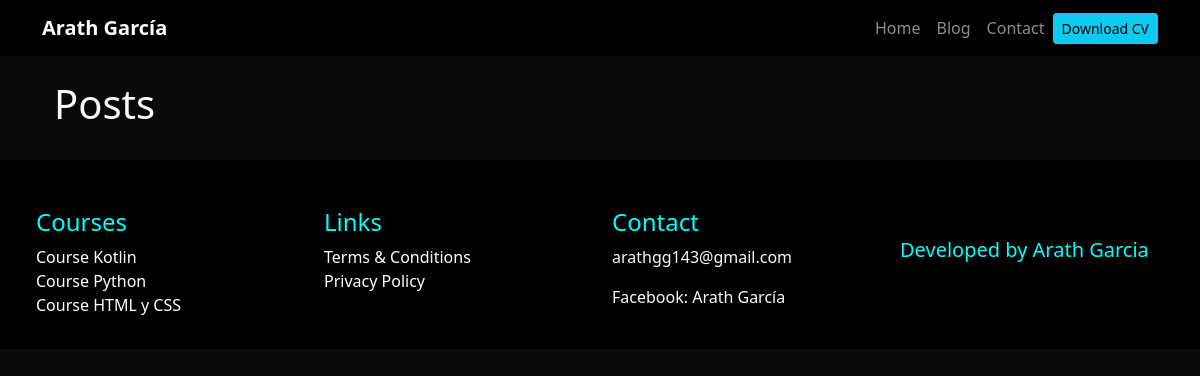
/blog/, run on an earlier commit of the app's database.
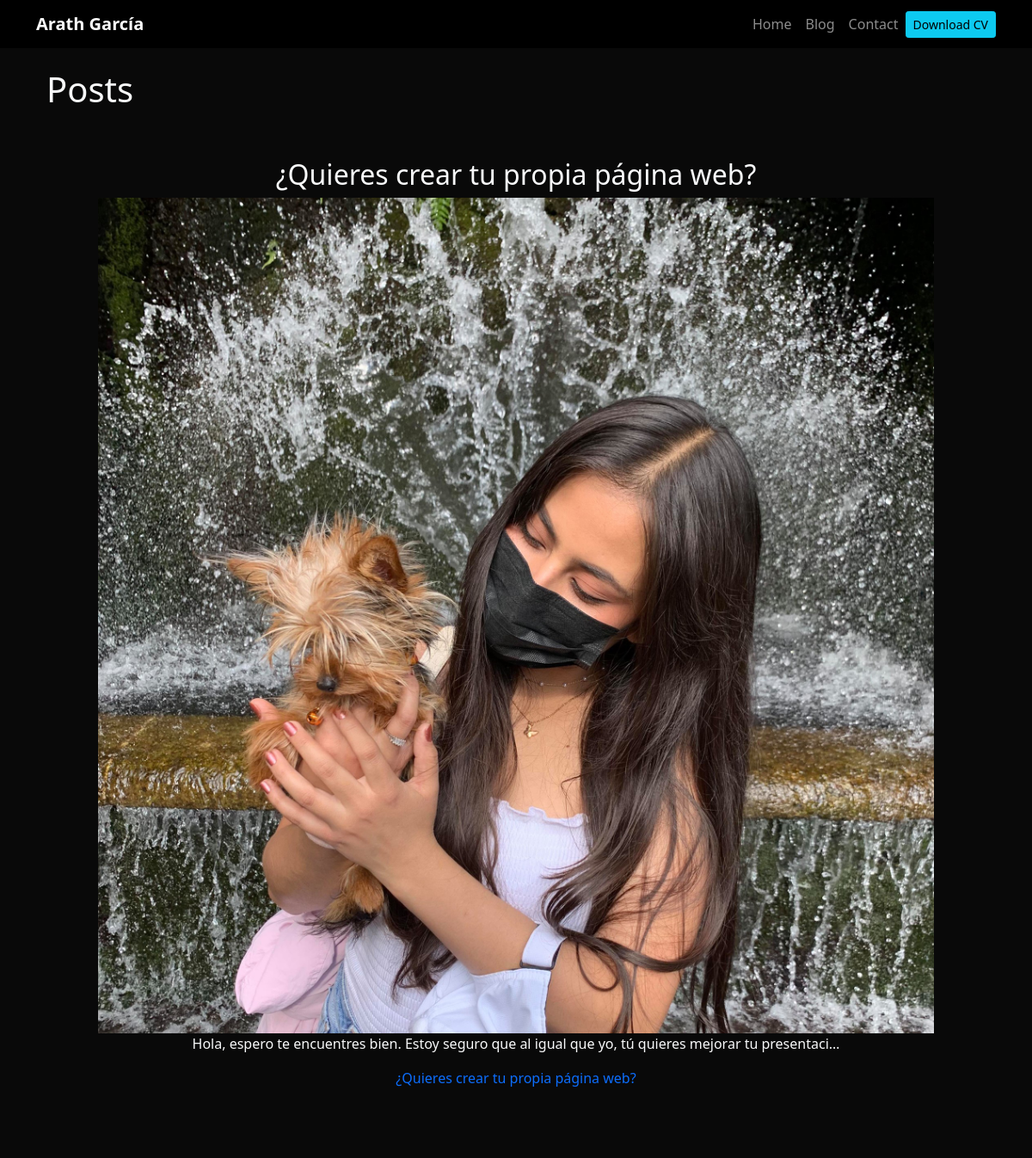
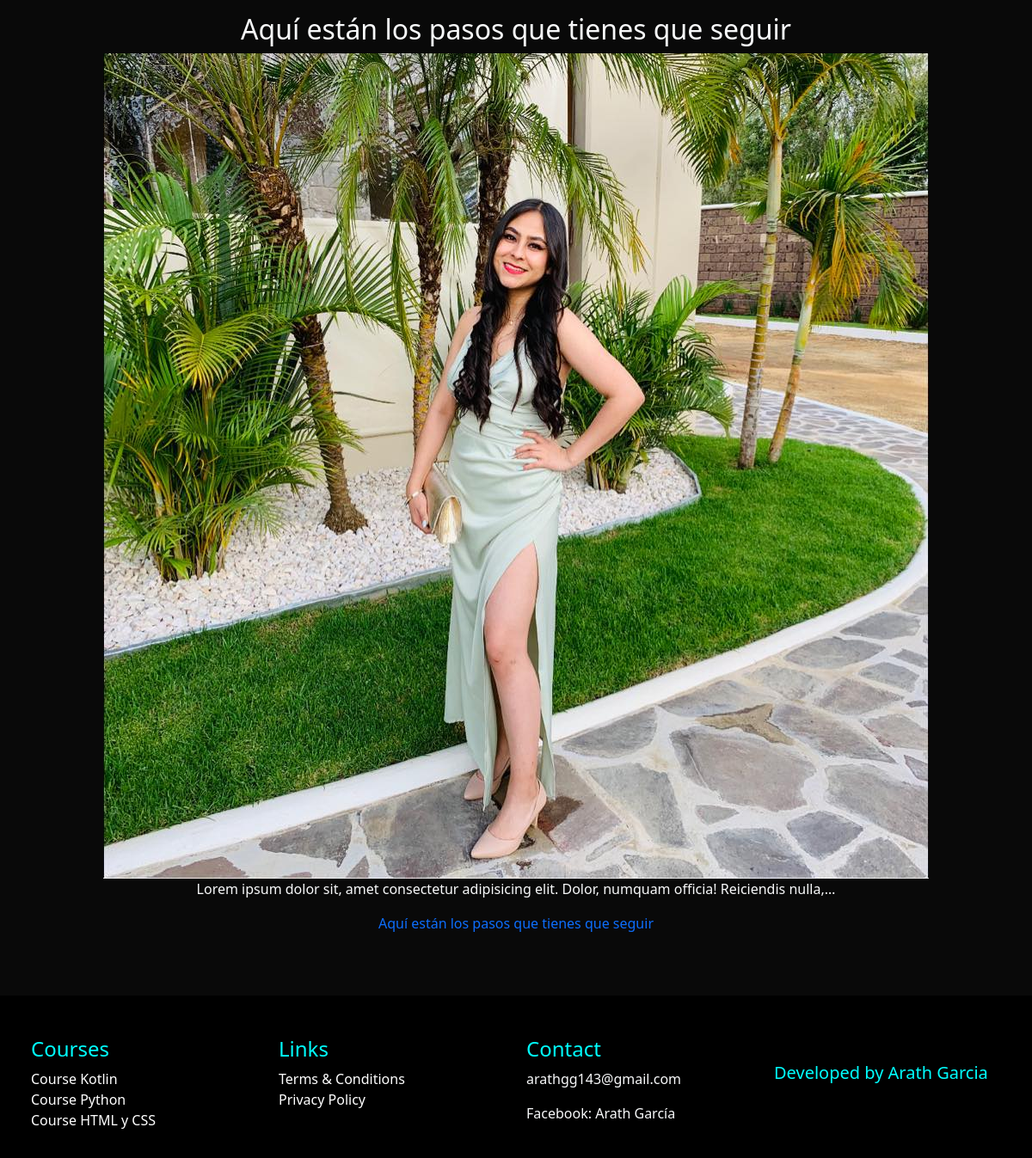
And on a later commit of the database (2 pictures, top to bottom).
### blog/models.py (models this page shows)
class Post(models.Model):
    title = models.CharField(max_length=100)
    description = models.TextField()
    image = models.ImageField(upload_to='blog/images')
    date = models.DateField(datetime.date.today)

### blog/views.py (the view)
# urls.py: path('', render_posts, name='posts'), #cuando visite la página principal '/blog/' se va a renderizar los posts
def render_posts(request):
    posts = Post.objects.all()
    return render(request, 'posts.html',{'posts':posts})

### blog/templates/posts.html
{% extends 'layout.html' %}
{% block content %}
<h1>Posts</h1>
{% for post in posts %}
    <div class="container text-center">
        <div class="row p-5">
            <div class="col">
                <h2>{{post.title}}</h2>
                <img class="img-fluid" src="{{post.image.url}}" alt="{{post.title}}">
                <p>{{post.description|safe|truncatechars:100}}</p>
                <a class="text-decoration-none d-flex justify-content-center" href="{% url 'blog:post_detail' post.id %}">{{post.title}}</a>
        </div>
        </div>
    </div>
{% endfor %}
{% endblock %}

### portfolio/templates/layout.html (shortened to what this page needs)
{% load static %}
<!DOCTYPE html>
<html lang="en">
<head>
    <link href="https://cdn.jsdelivr.net/npm/bootstrap@5.1.3/dist/css/bootstrap.min.css" rel="stylesheet">
    <link rel="stylesheet" href="{% static 'main.css' %}">
</head>
<body class="text-light">
    {% include 'partials/navbar.html' %}
    <div class="container p-4">
        {% block content%}
        {% endblock%}
    </div>
    {% include 'partials/footer.html' %}
</body>
</html>

### portfolio/templates/partials/navbar.html (shortened to what this page needs)
{% load static %}
<nav class="navbar navbar-expand-lg navbar-dark bg-black">
    <div class="container">
      <a class="navbar-brand fw-bold fts-italic" href="/">Arath García</a>
      <div class="collapse navbar-collapse" id="navbarSupportedContent">
        <ul class="navbar-nav ms-auto">
          <li class="nav-item">
            <a class="nav-link" href="/">Home</a>
          </li>
          <li class="nav-item">
            <a class="nav-link" href="/blog">Blog</a>
          </li>
          <li class="nav-item">
            <a class="nav-link" href="/contact">Contact</a>
          </li>
          <li class="nav-item d-flex align-items-center">
            <a class="btn btn-info btn-sm" href="{% static 'portfolio/CV-GARCIA-GONZALEZ-KELVIN-ARATH.pdf' %}" target="_blank">Download CV</a>
          </li>
        </ul>
      </div>
    </div>
  </nav>

### portfolio/templates/partials/footer.html
<div class="container-fluid">
    <div class="row p-4 bg-black">
        <div class="col-6 col-md-6 col-lg-3">
            <p class="h4 mt-4" style="color: aqua;">Courses</p>
            <div>
                <a class="text-white text-decoration-none" href="#">Course Kotlin</a>
            </div>
            <div>
                <a class="text-white text-decoration-none" href="#">Course Python</a>
            </div>
            <div>
                <a class="text-white text-decoration-none" href="#">Course HTML y CSS</a>
            </div>
        </div>
        <div class="col-6 col-md-6 col-lg-3">
            <p class="h4 mt-4" style="color: aqua;">Links</p>
            <div>
                <a class="text-white text-decoration-none" href="#">Terms & Conditions</a>
            </div>
            <div>
                <a class="text-white text-decoration-none" href="#">Privacy Policy</a>
            </div>
        </div>
        <div class="col-6 col-md-6 col-lg-3">
            <p class="h4 mt-4" style="color: aqua;">Contact</p>
            <p>arathgg143@gmail.com</p>
            <p>Facebook: Arath García</p>
        </div>
        <div class="col-12 col-md-6 col-lg-3 align-self-center">
            <p class="h5" style="color: aqua;">Developed by Arath Garcia</p>
        </div>
    </div>
</div>

### portfolio/static/main.css (style rules this page uses)
body { background: #090909; }
.bg-black { background: aliceblue; }

What changed in the data, as far as the page shows it:
added Post: title "¿Quieres crear tu propia página web?", image (picture), description "Hola, espero te encuentres bien. Estoy seguro que al igual que yo, tú quieres mejorar tu presentaci…"
added Post: title "Aquí están los pasos que tienes que seguir", image (picture), description "Lorem ipsum dolor sit, amet consectetur adipisicing elit. Dolor, numquam officia! Reiciendis nulla,…"
